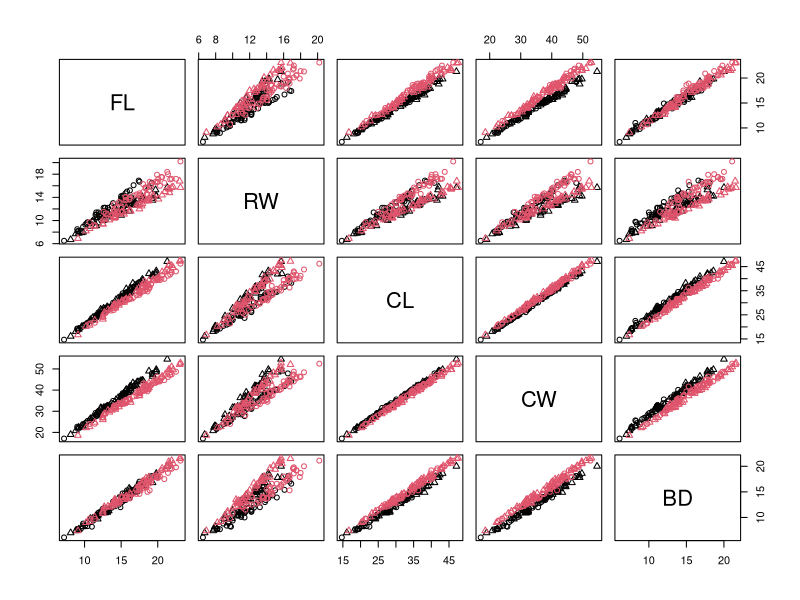
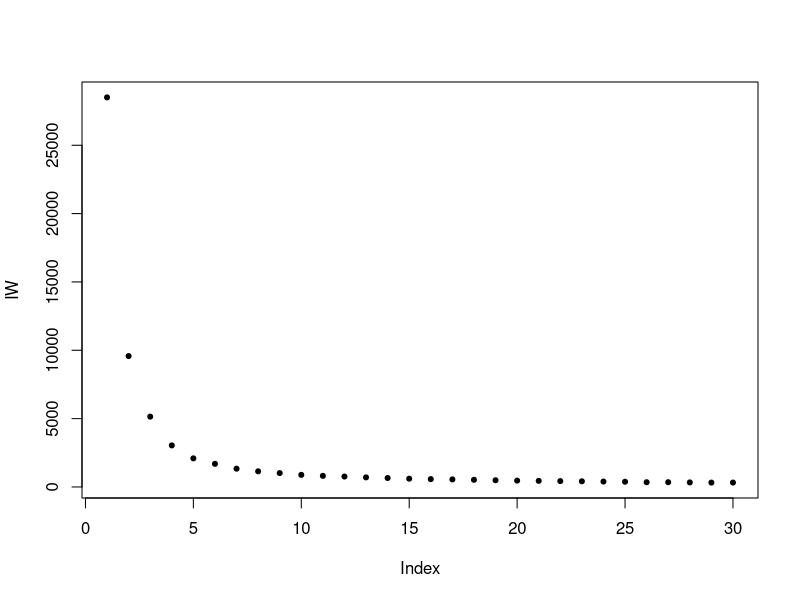

The R script that drew these images, in order:
## ---- chunk 1
knitr::opts_chunk$set(echo = TRUE)
## ---- chunk 2
data("iris")
setosa <- iris$Species=="setosa"
versicolor <- iris$Species=="versicolor"
virginica <- iris$Species=="virginica"
## ---- chunk 3
partition_matrix <- cbind(setosa, versicolor, virginica)
C <- matrix(as.integer(partition_matrix),ncol=3)
## ---- chunk 4
matrix(0, 3, ncol = dim(iris)[2]-1)
## ---- chunk 5
library(MASS)
data("crabs")
crabs
## ---- chunk 6
pairs(crabs[,c("FL", "RW", "CL", "CW", "BD")], col = crabs$sp, pch = c(21, 24)[unclass(crabs$sex)])
## ---- chunk 7
# k = 4
res <- kmeans(crabs[,4:8], 4)
res
## ---- chunk 8
TrueClasses <- matrix(1:4,2,2)
colnames(TrueClasses) = levels(crabs$sex)
rownames(TrueClasses) = levels(crabs$sp)
TrueClasses <- diag(TrueClasses[crabs$sex, crabs$sp])
table(Kmeans = res$cluster, TrueClasses)
## ---- chunk 9
res_ <- rep(0, 1000)
for (i in 1:1000){
  res_[i] <- sum((kmeans(crabs[,4:8], 4))$withinss)
}
summary(res_)
## ---- chunk 10
cor(crabs[,4:8])
crabs
## ---- chunk 11
IW <- rep(0,30)
for (k in 1:30){
  IW[k] <- kmeans(crabs[,4:8], k, nstart = 30)$tot.withinss 
}
plot(IW, pch = 20)
